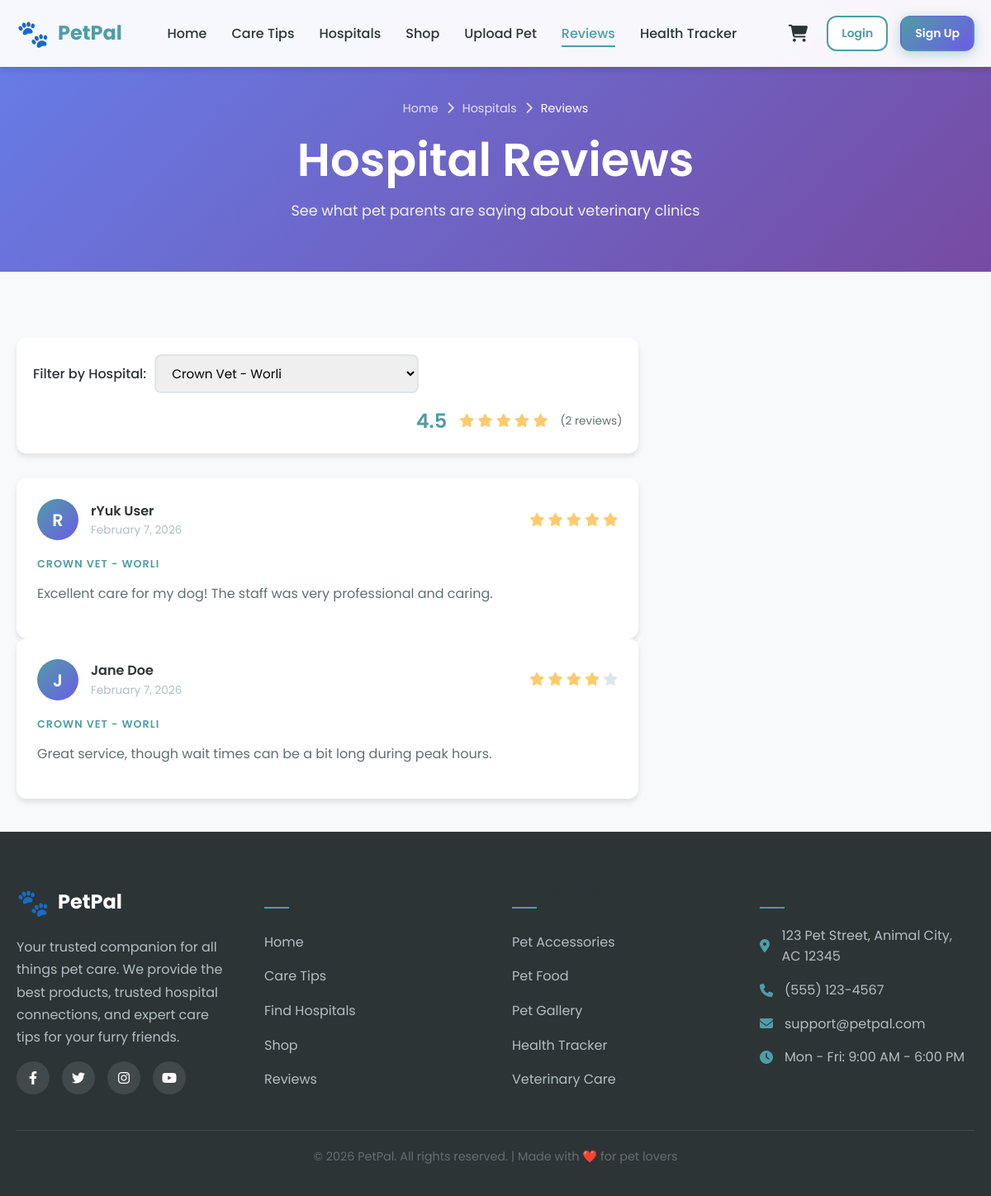
/pages/reviews.php?hospital=1, run on the app's committed database.
### tables this page shows
CREATE TABLE reviews (
    id INT AUTO_INCREMENT PRIMARY KEY,
    user_id INT NOT NULL,
    hospital_id INT NOT NULL,
    rating INT NOT NULL CHECK (rating >= 1 AND rating <= 5),
    comment TEXT,
    created_at TIMESTAMP DEFAULT CURRENT_TIMESTAMP,
    FOREIGN KEY (user_id) REFERENCES users(id) ON DELETE CASCADE,
    FOREIGN KEY (hospital_id) REFERENCES hospitals(id) ON DELETE CASCADE
);

CREATE TABLE users (
    id INT AUTO_INCREMENT PRIMARY KEY,
    username VARCHAR(50) NOT NULL UNIQUE,
    email VARCHAR(100) NOT NULL UNIQUE,
    password VARCHAR(255) NOT NULL,
    full_name VARCHAR(100),
    created_at TIMESTAMP DEFAULT CURRENT_TIMESTAMP
);

CREATE TABLE hospitals (
    id INT AUTO_INCREMENT PRIMARY KEY,
    name VARCHAR(150) NOT NULL,
    address TEXT NOT NULL,
    phone VARCHAR(20),
    email VARCHAR(100),
    image_url VARCHAR(255),
    latitude DECIMAL(10,8),
    longitude DECIMAL(11,8),
    created_at TIMESTAMP DEFAULT CURRENT_TIMESTAMP
);

### config/config.php (called while the page is built, shortened)
<?php
function h($string)
{
    return htmlspecialchars($string ?? '', ENT_QUOTES, 'UTF-8');
}

### pages/reviews.php (the view, shortened to what this page needs)
<?php
require_once '../config/config.php';
$conn = getDBConnection();
$selectedHospitalId = isset($_GET['hospital']) ? intval($_GET['hospital']) : null;
$hospitalsStmt = $conn->query("SELECT id, name FROM hospitals ORDER BY name");
$hospitals = $hospitalsStmt->fetchAll();
$reviewQuery = "
    SELECT reviews.*, users.username, users.full_name, hospitals.name as hospital_name
    FROM reviews
    JOIN users ON reviews.user_id = users.id
    JOIN hospitals ON reviews.hospital_id = hospitals.id
";
$params = [];
if ($selectedHospitalId) {
    $reviewQuery .= " WHERE reviews.hospital_id = ?";
    $params[] = $selectedHospitalId;
}
$reviewQuery .= " ORDER BY reviews.created_at DESC";
$reviewsStmt = $conn->prepare($reviewQuery);
$reviewsStmt->execute($params);
$reviews = $reviewsStmt->fetchAll();
$avgRating = 0;
$totalRatings = count($reviews);
if ($totalRatings > 0) {
    $avgRating = array_sum(array_column($reviews, 'rating')) / $totalRatings;
}
?>
<!DOCTYPE html>
<html lang="en">
<head>
    <?php include '../includes/head.php'; ?>
</head>
<body>
    <?php include '../includes/navbar.php'; ?>
    <header class="page-header">
        <div class="container">
            <div class="breadcrumb">
                <a href="<?php echo SITE_URL; ?>">Home</a>
                <i class="fas fa-chevron-right"></i>
                <a href="<?php echo SITE_URL; ?>/pages/hospitals.php">Hospitals</a>
                <i class="fas fa-chevron-right"></i>
                <span>Reviews</span>
            </div>
            <h1>Hospital Reviews</h1>
            <p>See what pet parents are saying about veterinary clinics</p>
        </div>
    </header>
    <main class="main-content">
        <div class="container">
            <div style="display: grid; grid-template-columns: 2fr 1fr; gap: 30px; align-items: start;">
                <div>
                    <div class="shop-filters" style="margin-bottom: 30px;">
                        <div class="filter-group">
                            <label class="filter-label">Filter by Hospital:</label>
                            <select class="filter-select" id="hospitalFilter" onchange="filterHospital()">
                                <?php foreach ($hospitals as $hospital): ?>
                                    <option value="<?php echo $hospital['id']; ?>"
                                            <?php echo $selectedHospitalId == $hospital['id'] ? 'selected' : ''; ?>>
                                        <?php echo h($hospital['name']); ?>
                                    </option>
                                <?php endforeach; ?>
                            </select>
                        </div>
                        <?php if ($totalRatings > 0): ?>
                            <div class="filter-group" style="margin-left: auto;">
                                <span style="font-size: 1.5rem; font-weight: 600; color: var(--primary);">
                                    <?php echo number_format($avgRating, 1); ?>
                                </span>
                                <div class="stars" style="margin-left: 5px;">
                                    <?php for ($i = 1; $i <= 5; $i++): ?>
                                        <i class="fas fa-star" style="color: <?php echo $i <= round($avgRating) ? '#FDCB6E' : '#DFE6E9'; ?>"></i>
                                    <?php endfor; ?>
                                </div>
                                <span class="rating-count" style="margin-left: 5px;">
                                    (<?php echo $totalRatings; ?> reviews)
                                </span>
                            </div>
                        <?php endif; ?>
                    </div>
                    <?php if (empty($reviews)): ?>
                        <div class="empty-state">
                            <div class="empty-icon">📝</div>
                            <h3>No Reviews Yet</h3>
                            <p>Be the first to leave a review!</p>
                        </div>
                    <?php else: ?>
                        <div id="reviewsList">
                            <?php foreach ($reviews as $review): ?>
                                <div class="review-card" data-hospital="<?php echo $review['hospital_id']; ?>">
                                    <div class="review-header">
                                        <div class="review-avatar">
                                            <?php echo strtoupper(substr($review['username'], 0, 1)); ?>
                                        </div>
                                        <div class="review-user">
                                            <div class="review-name"><?php echo h($review['full_name']); ?></div>
                                            <div class="review-date">
                                                <?php echo date('F j, Y', strtotime($review['created_at'])); ?>
                                            </div>
                                        </div>
                                        <div class="review-rating">
                                            <?php for ($i = 1; $i <= 5; $i++): ?>
                                                <i class="fas fa-star" style="color: <?php echo $i <= $review['rating'] ? '#FDCB6E' : '#DFE6E9'; ?>"></i>
                                            <?php endfor; ?>
                                        </div>
                                    </div>
                                    <div style="margin-bottom: 10px;">
                                        <span class="product-category"><?php echo h($review['hospital_name']); ?></span>
                                    </div>
                                    <p class="review-content"><?php echo nl2br(h($review['comment'])); ?></p>
                                </div>
                            <?php endforeach; ?>
                        </div>
                    <?php endif; ?>
                </div>
                <div>
                </div>
            </div>
        </div>
    </main>
    <?php include '../includes/footer.php'; ?>
</body>
</html>

### assets/css/style.css (style rules this page uses)
:root { --primary: #4F9DA6; --primary-dark: #3D7A82; --primary-light: #7FBFC7; --secondary: #FF8C42; --secondary-dark: #E57A35; --secondary-light: #FFA76C; --accent: #6C5CE7; --accent-light: #A29BFE; --dark: #2D3436; --gray-dark: #636E72; --gray: #B2BEC3; --gray-light: #DFE6E9; --light: #F8F9FA; --white: #FFFFFF; --success: #00B894; --warning: #FDCB6E; --danger: #E74C3C; --gradient-primary: linear-gradient(135deg, #4F9DA6 0%, #6C5CE7 100%); --gradient-secondary: linear-gradient(135deg, #FF8C42 0%, #E74C3C 100%); --gradient-hero: linear-gradient(135deg, #667eea 0%, #764ba2 100%); --shadow-sm: 0 2px 4px rgba(0, 0, 0, 0.05); --shadow: 0 4px 6px rgba(0, 0, 0, 0.1); --shadow-lg: 0 10px 25px rgba(0, 0, 0, 0.15); --shadow-xl: 0 20px 40px rgba(0, 0, 0, 0.2); --radius-sm: 8px; --radius: 12px; --radius-lg: 20px; --radius-xl: 30px; --transition: all 0.3s ease; --transition-fast: all 0.15s ease; --font-primary: 'Poppins', sans-serif; }
*, *::before, *::after { margin: 0; padding: 0; box-sizing: border-box; }
html { scroll-behavior: smooth; font-size: 16px; }
body { font-family: var(--font-primary); background-color: var(--light); color: var(--dark); line-height: 1.6; min-height: 100vh; display: flex; flex-direction: column; overflow-x: hidden; }
a { text-decoration: none; color: inherit; transition: var(--transition); }
input, textarea, select { font-family: inherit; outline: none; }
h1, h2, h3, h4, h5, h6 { font-weight: 600; line-height: 1.3; color: var(--dark); }
h1 { font-size: clamp(2rem, 5vw, 3.5rem); }
p { margin-bottom: 1rem; color: var(--gray-dark); }
.container { width: 100%; max-width: 1200px; margin: 0 auto; padding: 0 20px; }
.main-content { flex: 1; padding: 40px 0; }
.product-category { font-size: 0.8rem; color: var(--primary); text-transform: uppercase; font-weight: 600; letter-spacing: 1px; margin-bottom: 8px; }
.stars { color: var(--warning); font-size: 1rem; }
.rating-count { font-size: 0.85rem; color: var(--gray-dark); }
.review-card { background: var(--white); border-radius: var(--radius); padding: 25px; box-shadow: var(--shadow); transition: var(--transition); }
.review-header { display: flex; align-items: center; gap: 15px; margin-bottom: 15px; }
.review-avatar { width: 50px; height: 50px; border-radius: 50%; background: var(--gradient-primary); display: flex; align-items: center; justify-content: center; color: var(--white); font-size: 1.3rem; font-weight: 600; }
.review-user { flex: 1; }
.review-name { font-weight: 600; color: var(--dark); }
.review-date { font-size: 0.85rem; color: var(--gray); }
.review-rating { color: var(--warning); }
.review-content { color: var(--gray-dark); line-height: 1.7; }
.shop-filters { background: var(--white); border-radius: var(--radius); padding: 20px; box-shadow: var(--shadow); margin-bottom: 30px; display: flex; flex-wrap: wrap; gap: 15px; align-items: center; }
.filter-group { display: flex; align-items: center; gap: 10px; }
.filter-label { font-weight: 500; color: var(--dark); }
.filter-select { padding: 10px 15px; border: 2px solid var(--gray-light); border-radius: var(--radius-sm); font-size: 0.95rem; cursor: pointer; transition: var(--transition); }
.page-header { background: var(--gradient-hero); padding: 120px 0 60px; text-align: center; color: var(--white); margin-bottom: 40px; }
.page-header h1 { color: var(--white); margin-bottom: 10px; }
.page-header p { color: rgba(255, 255, 255, 0.9); font-size: 1.1rem; max-width: 600px; margin: 0 auto; }
.breadcrumb { display: flex; align-items: center; gap: 10px; color: rgba(255, 255, 255, 0.8); font-size: 0.9rem; margin-bottom: 15px; justify-content: center; }
.breadcrumb a { color: rgba(255, 255, 255, 0.8); }
.breadcrumb span { color: var(--white); }

### data on the page
reviews: user.username "R", user.full_name "rYuk User", created_at "February 7, 2026", rating 5 (drawn), hospital.name "CROWN VET - WORLI", comment "Excellent care for my dog! The staff was very professional and caring."
reviews: user.username "J", user.full_name "Jane Doe", created_at "February 7, 2026", rating 4 (drawn), hospital.name "CROWN VET - WORLI", comment "Great service, though wait times can be a bit long during peak hours."

### other printed values
SITE_NAME "PetPal"
$avgRating "4.5"
$totalRatings "2"
form field value "Crown Vet - Worli"
